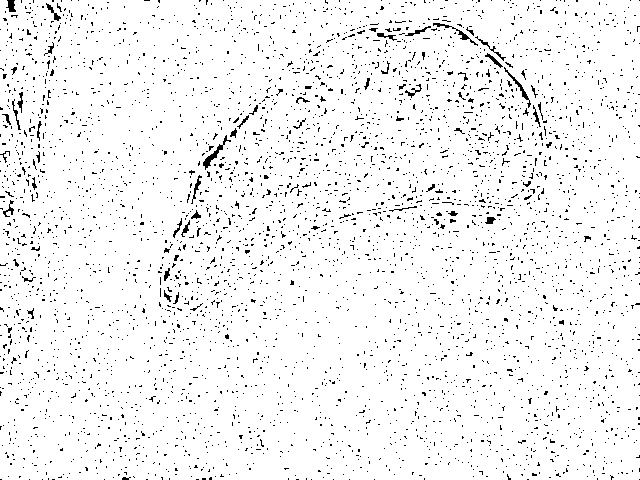
#> input picture front-end/imagen_0.jpg, 640 x 480 px, given in place of the camera
$ python captura2.py
#> lines starting #> are read from the running program, lines starting #| are printed output that depends on the picture; after the words box and inside, x2 and y2 are one past the last pixel; in counts of white or black regions, pixels touching at a corner belong together
# importacion de modulos

import cv2
import numpy as np

# creamos el objeto de video (camara)
captura = cv2.VideoCapture(1)  # Si no te abre la camara prueba con 1 o 2 u otros

while True:
    # capturamos frame a frame
    (grabbed, image) = captura.read()
#> image is the input picture: shape (480, 640, 3); min 0, max 255, mean 243
    # si hemos llegado al final del video salimos
    if not grabbed:
        break

    # 1.Conversion a Escala de Grises
    gray = cv2.cvtColor(image, cv2.COLOR_BGR2GRAY)
    cv2.imshow("Escala de Grises sin filtro",gray)
    gray = cv2.GaussianBlur(gray, (3, 3), 0)
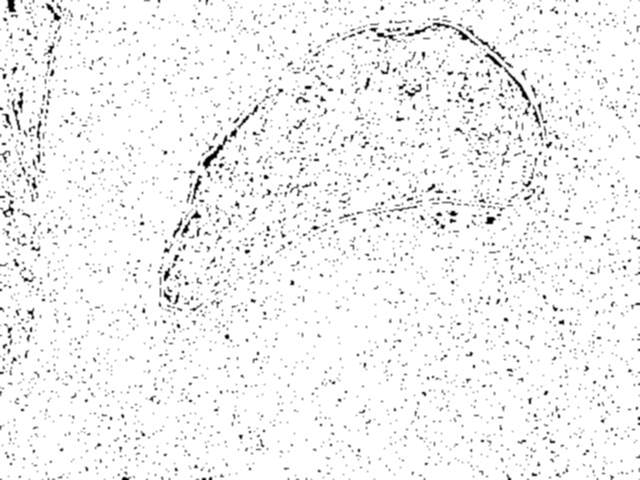
#> gray: shape (480, 640); min 0, max 255, mean 243.1
    cv2.imshow("Escala de Grises",gray)

    # 2.Deteccion de bordes
    edged = cv2.Canny(gray, 50, 150)
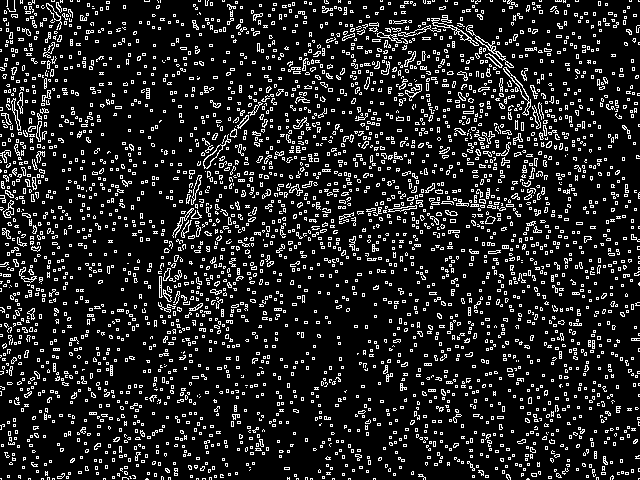
#> edged: shape (480, 640); 13.2% white in thin lines or dots
    cv2.imshow("Edged",edged)

    # 3.Operaciones Morfologicas Cierre
    kernel = cv2.getStructuringElement(cv2.MORPH_RECT, (5, 5))
    closed = cv2.morphologyEx(edged, cv2.MORPH_CLOSE, kernel, iterations=2)
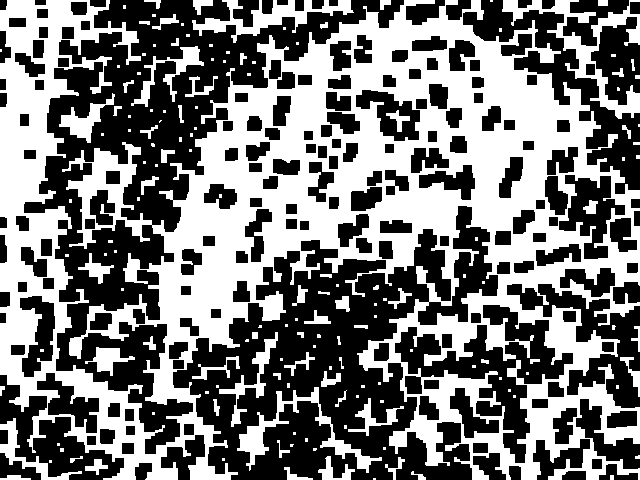
#> closed: shape (480, 640); 46.7% white; 157 white regions (90 under 20 px)

    cv2.imshow("Closed", closed)

    # 4.Encontrar contornos
    cnts, _ = cv2.findContours(closed.copy(), cv2.RETR_EXTERNAL, cv2.CHAIN_APPROX_SIMPLE)
#> cnts = 142 contours, 90 with area under 20; largest, box (x1, y1, x2, y2) and area: (0, 0, 640, 480) 171422, (502, 0, 640, 119) 3024, (192, 0, 354, 43) 1864, (237, 387, 382, 473) 1766, (131, 46, 204, 107) 813
    # print "contornos",len(cnts)

    total = 0
    for c in cnts:

        area = cv2.contourArea(c)
        # print "area",area

        if area > 1700:

            # aproximacion de contorno
            peri = cv2.arcLength(c, True)  # Perimetro
            approx = cv2.approxPolyDP(c, 0.02 * peri, True)
            # Si la aproximacion tiene 4 vertices correspondera a un rectangulo (Libro)
            if len(approx) == 4:
                cv2.drawContours(image, [approx], -1, (0, 255, 0), 3, cv2.LINE_AA)
                total += 1
#> this loop made 142 passes
#> (area, peri) on passes 30, 136, 139, 142: (1766.5, 728.4), (3024, 1112.2), (1864, 666), (171422.5, 11125.3)
#> area on passes 3, 4, 5, 7, 9, 10: 70, 34.5, 94, 135, 82.5, 268
#> after the loop, total = 0

    # 5.Poner texto en imagen
    letrero = 'Objetos: ' + str(total)
#> letrero = 'Objetos: 0'
    cv2.putText(image, letrero, (10, 150), cv2.FONT_HERSHEY_SIMPLEX, 1, (255, 0, 0), 2)
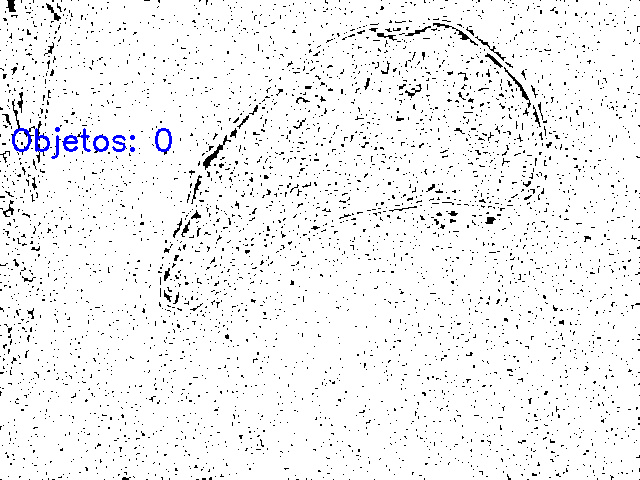
#> image: shape (480, 640, 3); 0.37% of pixels changed, all inside (x1, y1, x2, y2) = (12, 127, 172, 159)

    # Mostramos imagen
    cv2.imshow("video", image)
    # capturamos teclado
    tecla = cv2.waitKey(25) & 0xFF
#> (key Esc is pressed here)
    # Salimos si la tecla presionada es ESC
    if tecla == 27:
        break

# Liberamos Objeto
captura.release()

# Destruimos Ventanas
cv2.destroyAllWindows()
